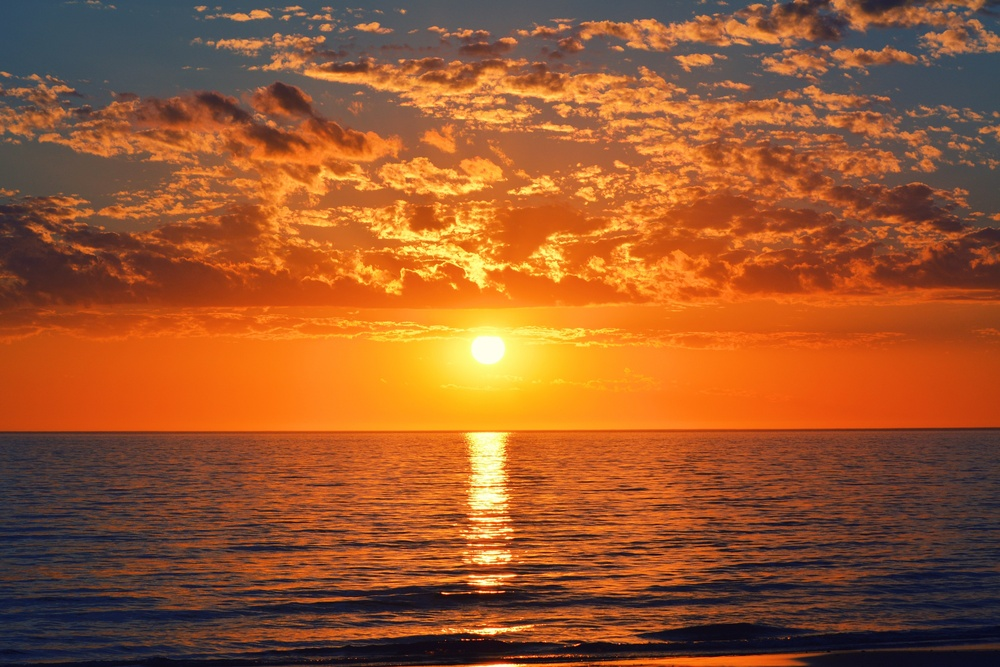
#> input picture images/Sunset.jpg, 1000 x 667 px, shrunk from 3000 x 2000 before the run
$ python ex05.py ../../images/Sunset.jpg
#> lines starting #> are read from the running program, lines starting #| are printed output that depends on the picture

import sys
import cv2
import numpy as np
import matplotlib.pyplot as plt

if len(sys.argv) != 2:
    print("Usage: python ex05.py <image file>")
    sys.exit(1)

filename = sys.argv[1]

img = cv2.imread(filename, cv2.IMREAD_GRAYSCALE)
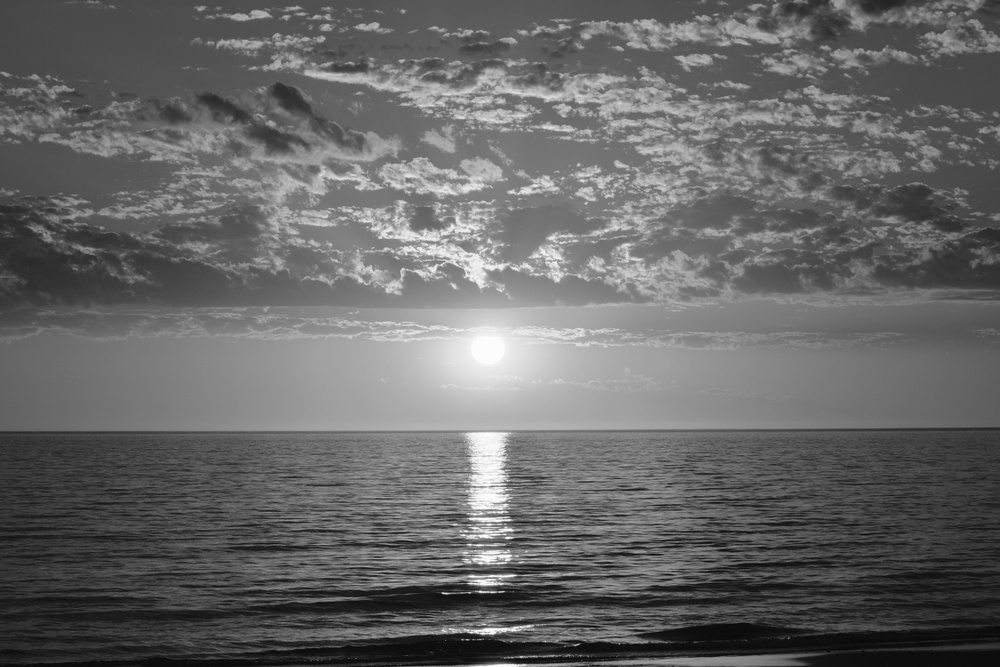
#> img: shape (667, 1000); min 4, max 255, mean 102.3

if img is None:
    print("Failed to read image")
    sys.exit(1)


def add_safe(x, b):
    x = x.astype(np.int16)
    result = x + b
    result = np.clip(result, 0, 255)
    return result.astype(np.uint8)


# Part 1
def brighten(img, b, method):
    if method == "np":
        return img + b
    elif method == "cv2":
        if b >= 0:
            return cv2.add(img, b)
        else:
            return cv2.subtract(img, -b)
    elif method == "clip":
        return add_safe(img, b)
    else:
        raise ValueError("Unknown method")


# Part 2
img_np = brighten(img, 100, "np")
#> in brighten, `return img + b`:
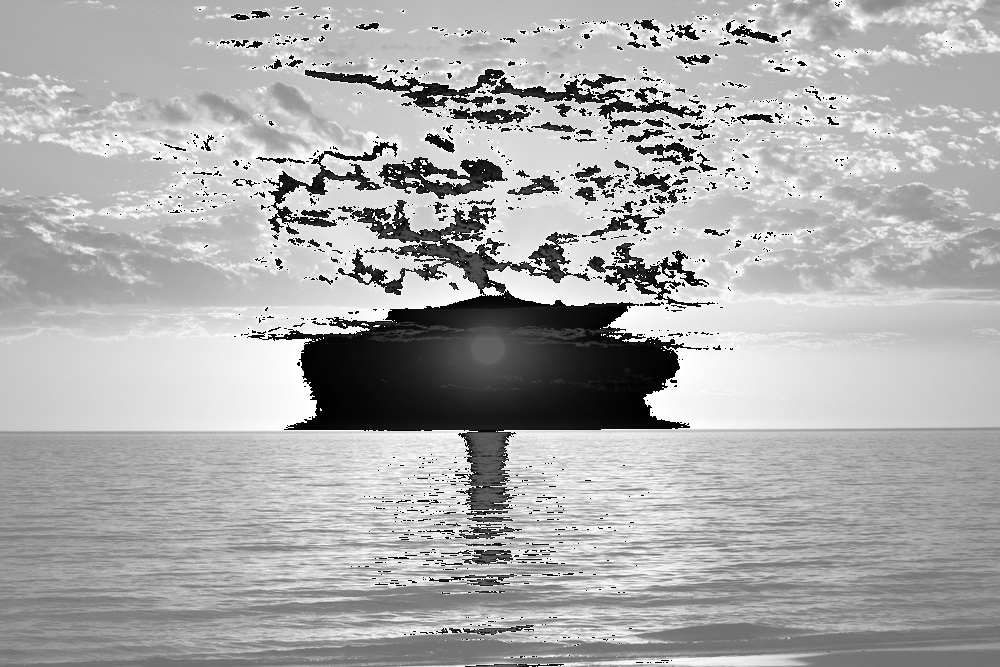
#> returned value: shape (667, 1000); min 0, max 255, mean 171.5
img_cv2 = brighten(img, 100, "cv2")
#> call 2 of brighten, with b = 100, method = 'cv2'
#> in brighten (call 2), `return cv2.add(img, b)`:
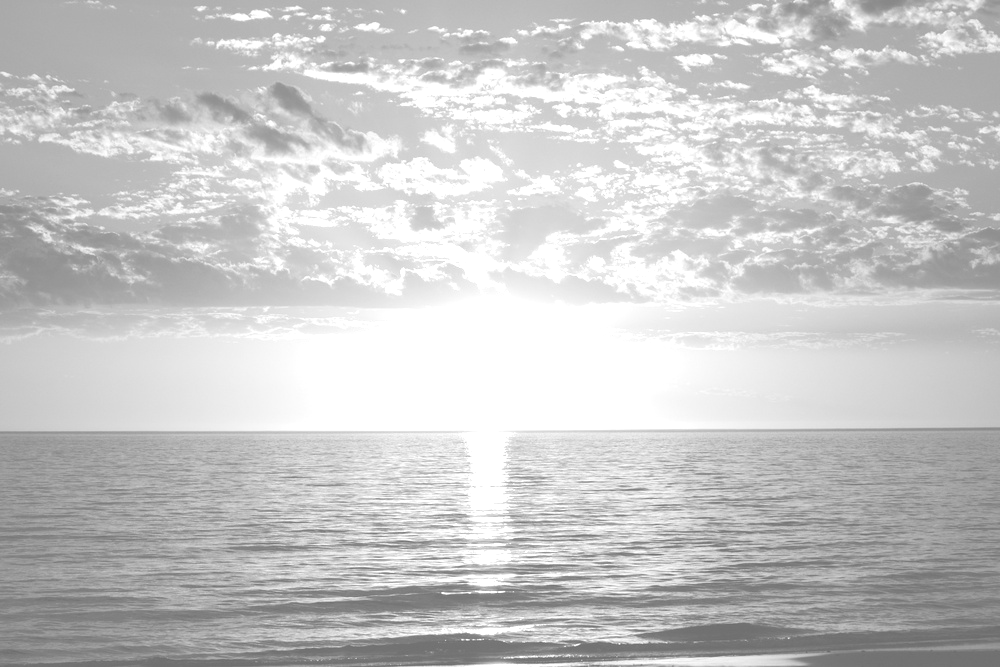
#> returned value: shape (667, 1000); min 104, max 255, mean 199
img_clip = brighten(img, 100, "clip")

plt.figure(figsize=(16, 5))

plt.subplot(1, 4, 1)
plt.imshow(img, cmap="gray", vmin=0, vmax=255)
plt.title("Original")

plt.subplot(1, 4, 2)
plt.imshow(img_np, cmap="gray", vmin=0, vmax=255)
plt.title("NumPy")

plt.subplot(1, 4, 3)
plt.imshow(img_cv2, cmap="gray", vmin=0, vmax=255)
plt.title("OpenCV")

plt.subplot(1, 4, 4)
plt.imshow(img_clip, cmap="gray", vmin=0, vmax=255)
plt.title("add_safe")

plt.savefig("ex05.png")
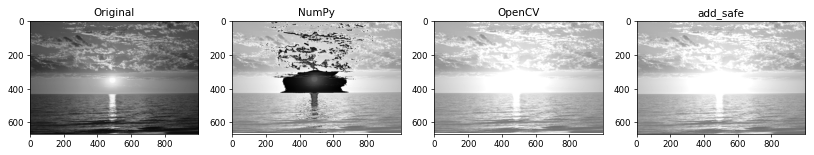
#> figure drawn by matplotlib, 4 panels
plt.show()


# Part 3
# Explanation is written in ex05.md


# Part 4
try:
    img_np_dark = brighten(img, -100, "np")
except OverflowError:
    img_np_dark = None
    print("NumPy: OverflowError")

img_cv2_dark = brighten(img, -100, "cv2")
#> in brighten (call 5), `return cv2.subtract(img, -b)`:
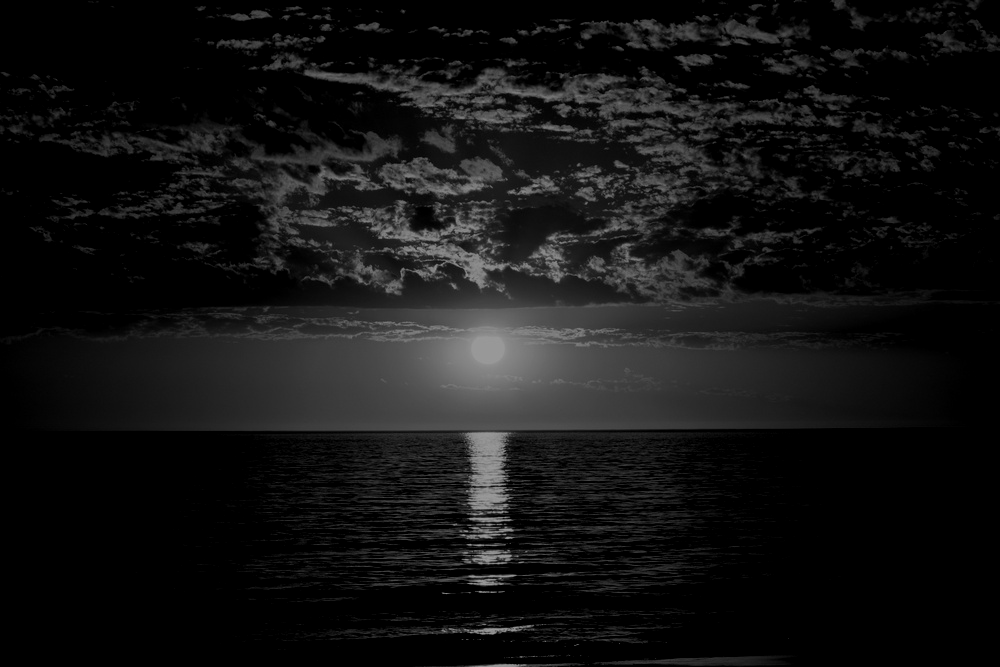
#> returned value: shape (667, 1000); min 0, max 155, mean 18.7
img_clip_dark = brighten(img, -100, "clip")


# Part 5
plt.figure(figsize=(16, 5))

plt.subplot(1, 4, 1)
plt.imshow(img, cmap="gray")
plt.title("Original")

plt.subplot(1, 4, 2)
plt.imshow(img_np, cmap="gray")
plt.title("NumPy")

plt.subplot(1, 4, 3)
plt.imshow(img_cv2, cmap="gray")
plt.title("OpenCV")

plt.subplot(1, 4, 4)
plt.imshow(img_clip, cmap="gray")
plt.title("add_safe")

plt.savefig("ex05_no_vmin.png")
plt.show()
